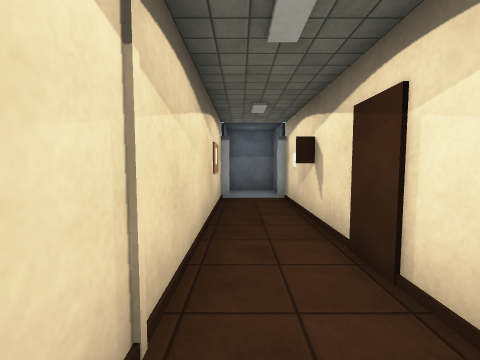
view 1 (above)

13 first-person views from a walk through a Unity game level. The camera is 1.3 m above the floor, tilts 4° down and sees 90° across. Doors are open. The floor is counted in squares, 1 m on a side. Each view is taken from the middle of a square. On the plan, view 1 faces up. The plan holds only what a view shows up to about 12 squares ahead; the rest is blank. The player is left out. Surface patterns are stand-ins for the level's own textures.

view 2
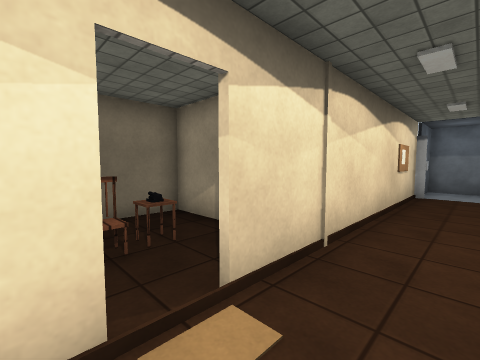

view 3
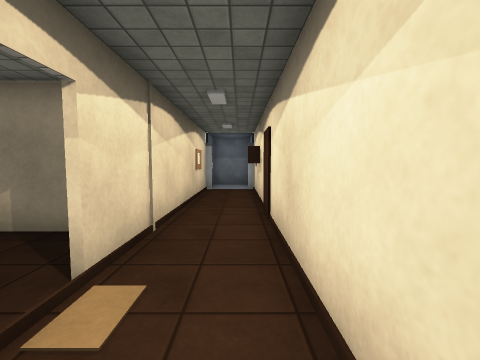

view 4
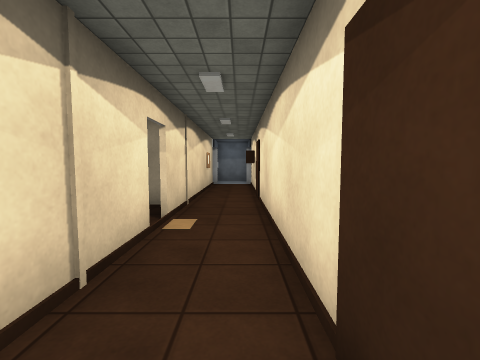

view 5
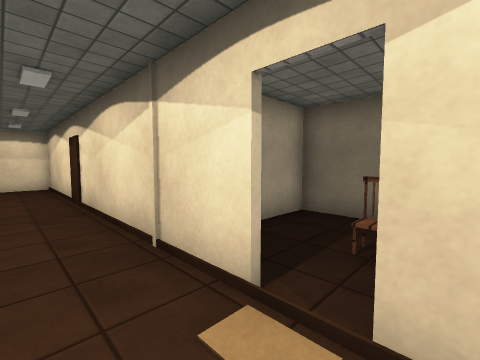

view 6
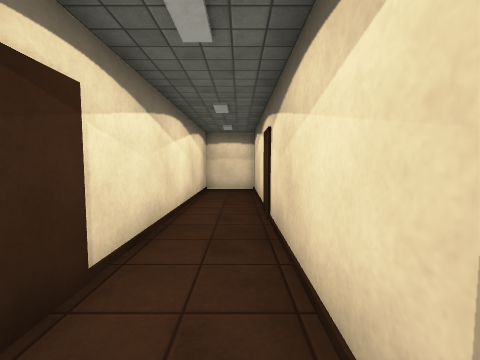

view 7
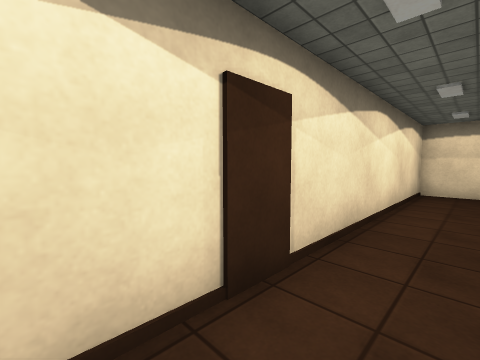

view 8
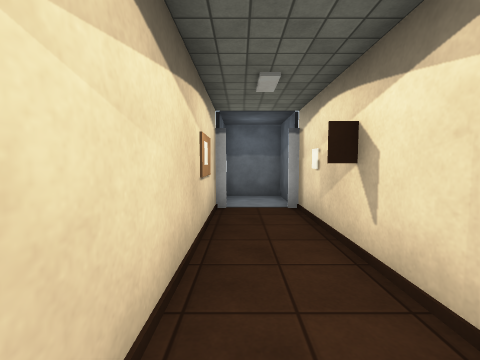

view 9
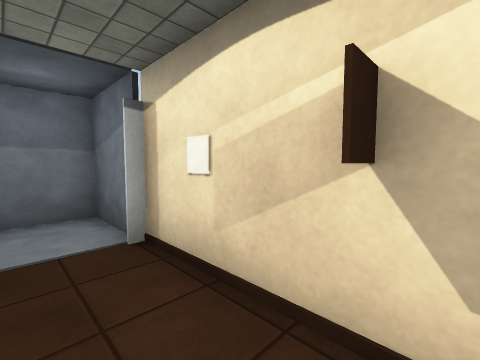

view 10
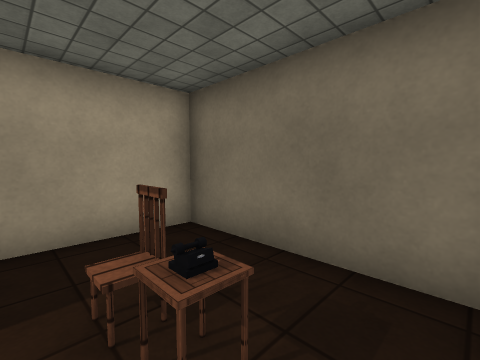

view 11
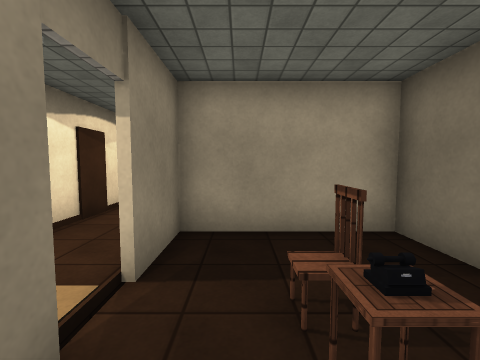

view 12
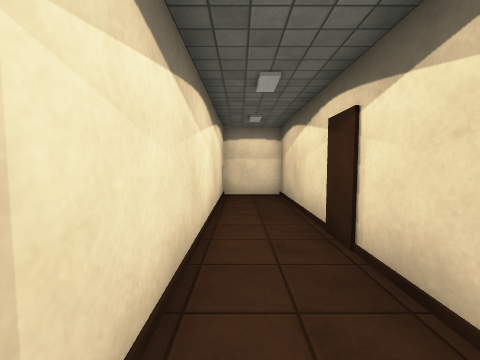

view 13
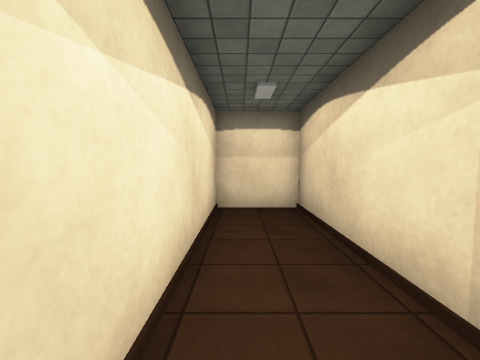

### Floor plan
Points are (right, up) in squares from view 1. A wall is a line through its corners. A room is listed if a view was taken in it or the views show most of it. See-through windows are left out.
Room 1 (views 1, 2, 3, 4, 5, 6, 7, 8, 9, 12, 13)
walls: (1.8, 5.5) (1.2, 5.5); (-0.7, 8.5) (-0.7, -15) (1.7, -15) (1.7, 8.5)
ways out: open door at (-1, -1) to room 2
objects: other object (-1, 9) to (2, 12)
Room 2 (views 10, 11)
walls: (-0.9, -0.5) (-0.9, 0); (-1.4, 1.5) (-5, 1.5) (-5, -3.5) (-0.9, -3.5) (-0.9, -1.5)
ways out: open door at (-1, -1) to room 1
objects: other object (-3, -1); other object (-3, 0)

Where each view was taken, in squares from view 1:
view 1: 0 up, 0 right, facing up
view 2: 2 down, 1 right, facing up-left
view 3: 3 down, 1 right, facing up
view 4: 6 down, 1 right, facing up
view 5: 0 up, 1 right, facing down-left
view 6: 3 down, 0 right, facing down
view 7: 3 down, 0 right, facing down-right
view 8: 2 up, 0 right, facing up
view 9: 5 up, 0 right, facing up-right
view 10: 1 up, 2 left, facing down-left
view 11: 1 up, 2 left, facing down
view 12: 5 down, 1 right, facing down
view 13: 8 down, 1 right, facing down
